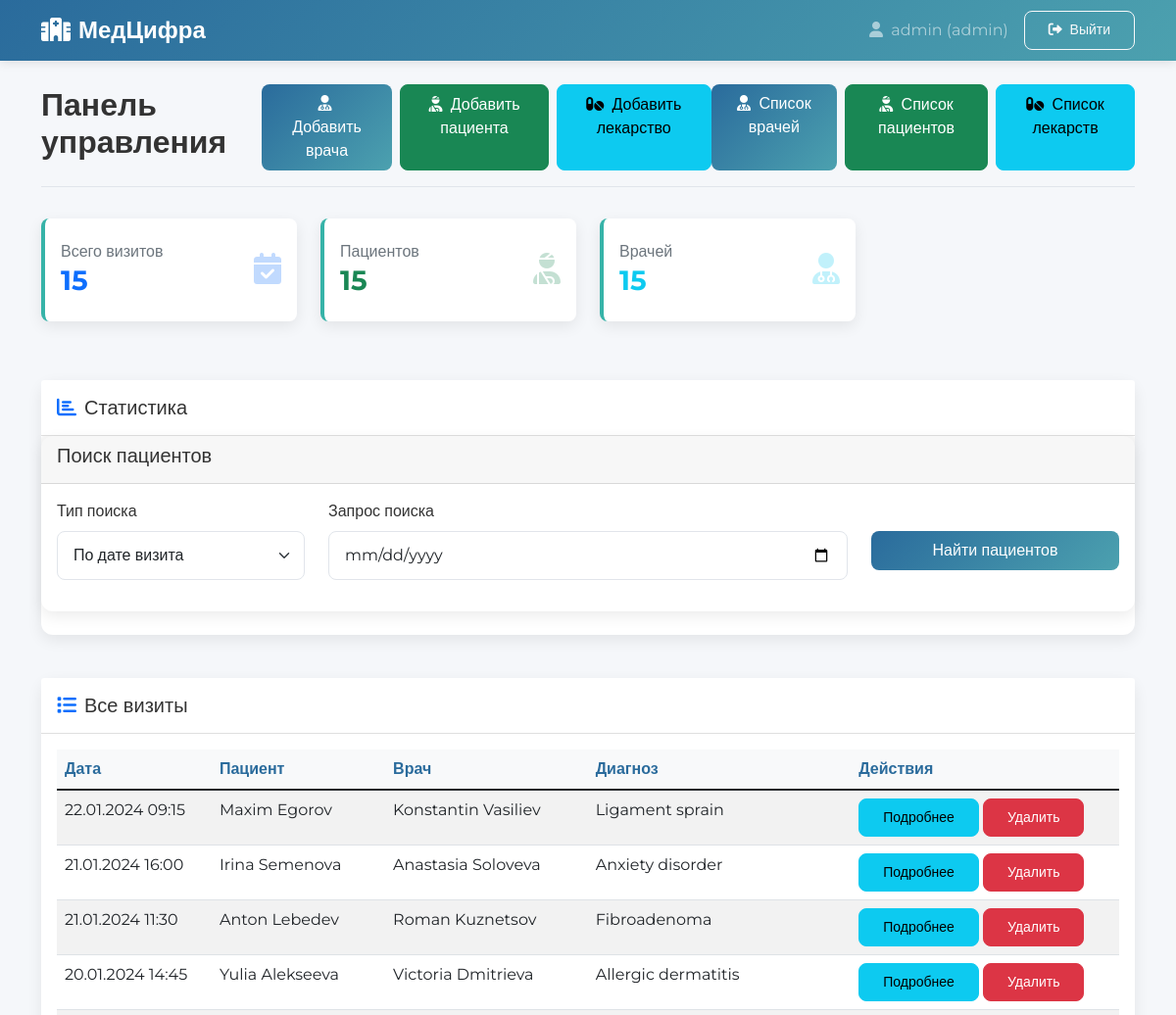
Page /admin/dashboard (signed in, upper part) on the earlier database version.
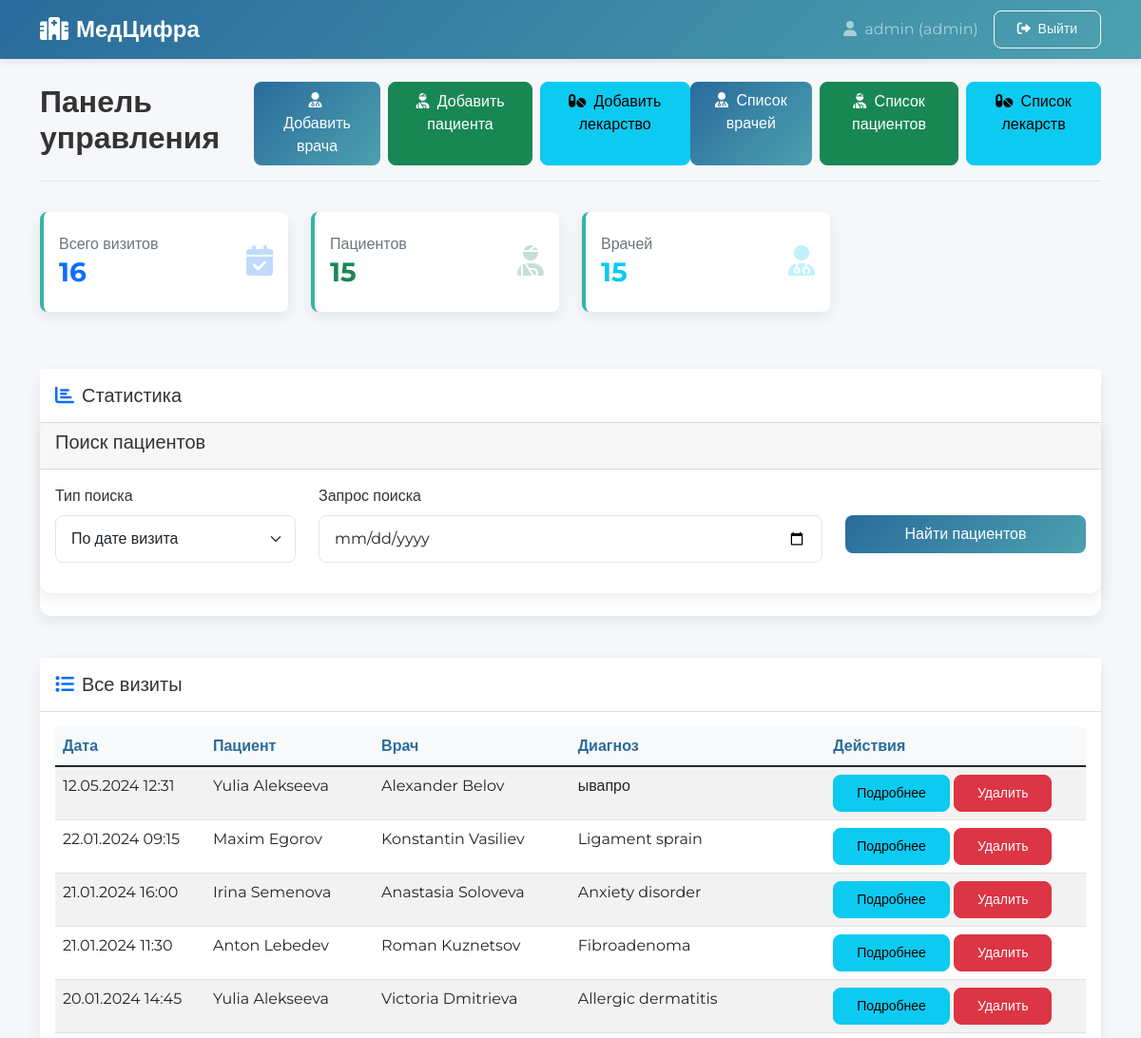
Same page on the later database version.
### models.py (models this page shows)
class Visit(db.Model):
    __tablename__ = "visits"
    id = db.Column(db.Integer, primary_key=True)
    patient_id = db.Column(
        db.Integer, db.ForeignKey("patients.id", ondelete="CASCADE"), nullable=False
    )
    doctor_id = db.Column(
        db.Integer, db.ForeignKey("doctors.id", ondelete="CASCADE"), nullable=False
    )
    date = db.Column(db.DateTime, nullable=False)
    location = db.Column(db.String(100))
    symptoms = db.Column(db.Text)
    diagnosis = db.Column(db.Text)
    prescriptions = db.Column(db.Text)
    created_at = db.Column(db.DateTime, default=datetime.utcnow)
    patient = db.relationship("Patient", backref="visits", lazy=True)
    doctor = db.relationship("Doctor", backref="visits", lazy=True)

class Patient(db.Model):
    __tablename__ = "patients"
    id = db.Column(db.Integer, primary_key=True)
    first_name = db.Column(db.String(50), nullable=False)
    last_name = db.Column(db.String(50), nullable=False)
    gender = db.Column(db.Enum("M", "F"), nullable=False)
    date_of_birth = db.Column(db.Date, nullable=False)
    address = db.Column(db.Text)
    login = db.Column(db.String(50), unique=True, nullable=False)
    password_hash = db.Column(db.String(255), nullable=False)
    created_at = db.Column(db.DateTime, default=datetime.utcnow)

class Doctor(db.Model):
    __tablename__ = "doctors"
    id = db.Column(db.Integer, primary_key=True)
    first_name = db.Column(db.String(50), nullable=False)
    last_name = db.Column(db.String(50), nullable=False)
    position = db.Column(db.String(100), nullable=False)
    login = db.Column(db.String(50), unique=True, nullable=False)
    password_hash = db.Column(db.String(255), nullable=False)
    created_at = db.Column(db.DateTime, default=datetime.utcnow)

### app.py (the view)
@app.route("/admin/dashboard")
@login_required
def admin_dashboard():
    if current_user.role != "admin":
        flash("Доступ запрещен", "error")
        return redirect(url_for("index"))
    try:
        visits = (
            db.session.query(
                Visit.id,
                Visit.date,
                Visit.location,
                Visit.diagnosis,
                Patient.first_name.label("patient_first_name"),
                Patient.last_name.label("patient_last_name"),
                Doctor.first_name.label("doctor_first_name"),
                Doctor.last_name.label("doctor_last_name"),
            )
            .join(Patient, Visit.patient_id == Patient.id)
            .join(Doctor, Visit.doctor_id == Doctor.id)
            .order_by(Visit.date.desc())
            .all()
        )
        total_visits = Visit.query.count()
        total_patients = Patient.query.count()
        total_doctors = Doctor.query.count()
        return render_template(
            "admin/dashboard.html",
            visits=visits,
            total_visits=total_visits,
            total_patients=total_patients,
            total_doctors=total_doctors,
        )
    except Exception as e:
        flash(f"Ошибка: {str(e)}", "error")
        return render_template("admin/dashboard.html", visits=[])

### app.py (called while the page is built)
@login_manager.user_loader
def load_user(user_id):
    return User.get(user_id)

### models.py (called while the page is built)
    @staticmethod
    def get(user_id):
        try:
            if "_" not in user_id:
                return None
            role, id_str = user_id.split("_", 1)
            user_id_int = int(id_str)
            model = {"admin": Admin, "doctor": Doctor, "patient": Patient}.get(role)
            if model:
                obj = model.query.get(user_id_int)
                if obj:
                    return User(obj.id, getattr(obj, "login", None), role)
            return None
        except Exception as e:
            print(f"Error loading user: {e}")
            return None

### templates/admin/dashboard.html (shortened to what the changed rows need)
{% extends "base.html" %}
{% block content %}
<div class="page-header d-flex justify-content-between align-items-center">
    <h2 class="fw-bold">Панель управления</h2>
</div>
<div class="row mb-4">
    <div class="col-md-3 mb-3">
        <div class="card stat-card bg-white">
            <div class="card-body py-4">
                <div class="d-flex align-items-center">
                    <div class="flex-grow-1">
                        <h6 class="card-title text-muted mb-1">Всего визитов</h6>
                        <h3 class="fw-bold mb-0 text-primary">{{ total_visits }}</h3>
                    </div>
                </div>
            </div>
        </div>
    </div>
</div>
<div class="card">
    <div class="card-body">
        <div class="table-responsive">
            <table class="table table-striped">
                <thead>
                    <tr>
                        <th>Дата</th>
                        <th>Пациент</th>
                        <th>Врач</th>
                        <th>Диагноз</th>
                        <th>Действия</th>
                    </tr>
                </thead>
                <tbody>
                    {% for visit in visits %}
                    <tr>
                        <td>{{ visit.date.strftime('%d.%m.%Y %H:%M') }}</td>
                        <td>{{ visit.patient_first_name }} {{ visit.patient_last_name }}</td>
                        <td>{{ visit.doctor_first_name }} {{ visit.doctor_last_name }}</td>
                        <td>{{ visit.diagnosis[:50] }}{% if visit.diagnosis|length > 50 %}...{% endif %}</td>
                        <td>
                            <button class="btn btn-sm btn-info" onclick="showVisitDetails('{{ visit.id }}')">
                                Подробнее
                            </button>
                            <button class="btn btn-sm btn-danger" onclick="confirmDelete('{{ visit.id }}')">
                                Удалить
                            </button>
                        </td>
                    </tr>
                    {% endfor %}
                </tbody>
            </table>
        </div>
    </div>
</div>
</div>
{% endblock %}

Differences in the rows shown:
added Visit: date "12.05.2024 12:31", patient_first_name "Yulia", patient_last_name "Alekseeva", doctor_first_name "Alexander", doctor_last_name "Belov", diagnosis "ывапро"
Other differences:
{{ total_visits }}: "15" → "16"
